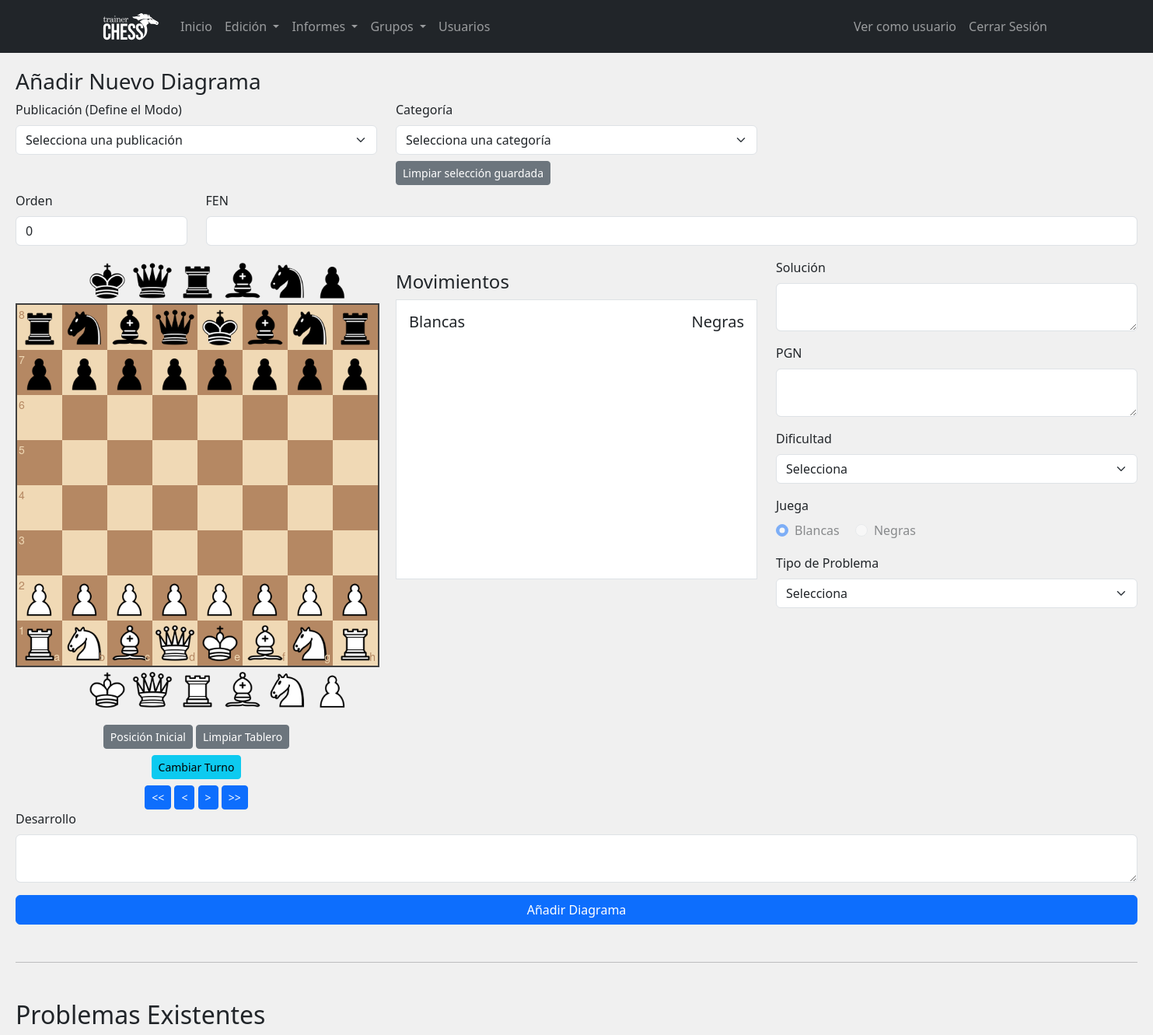
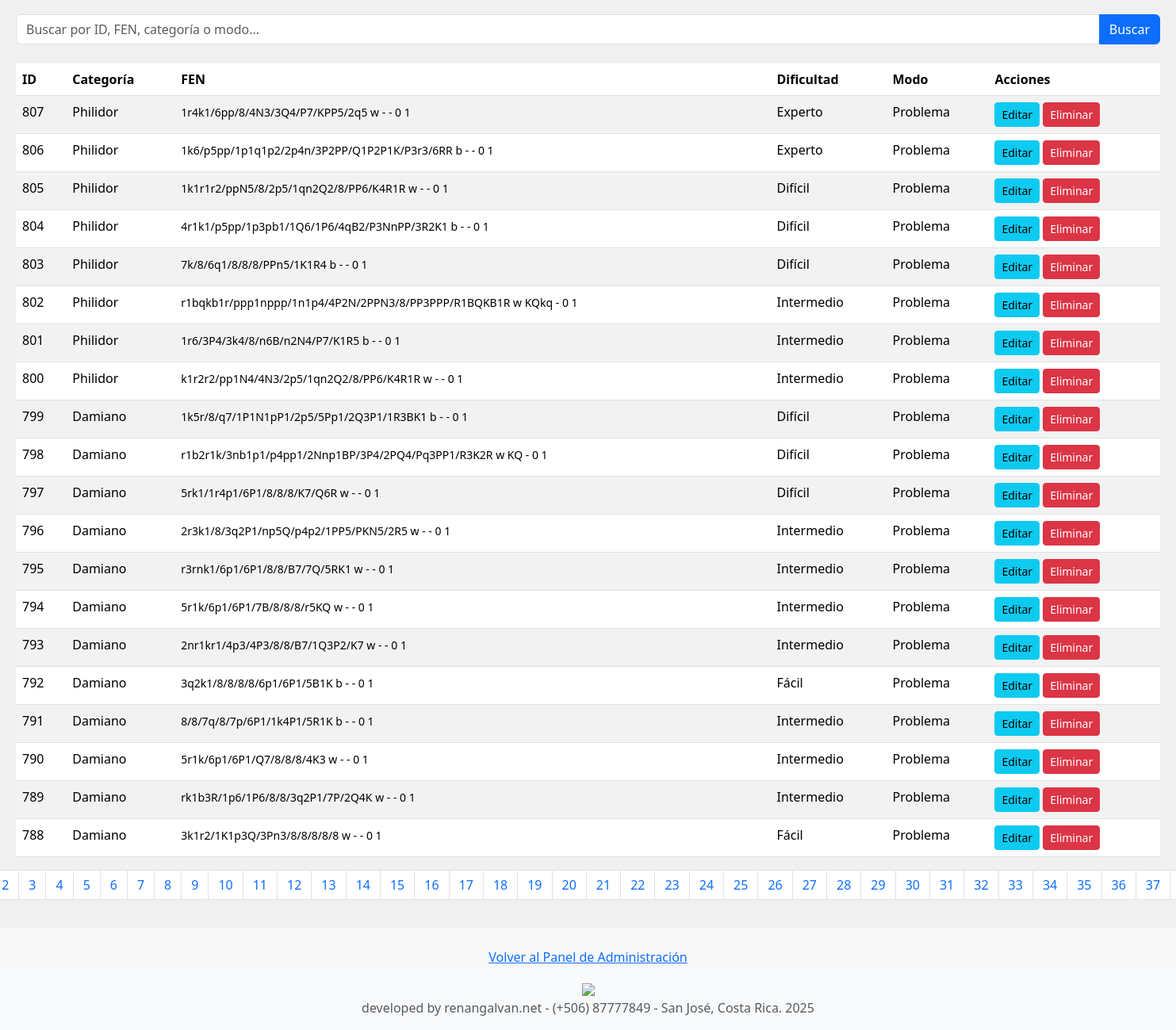
Page /admin/anadir_problema.php (signed in) on the committed database (2 pictures, top to bottom).
### tables this page shows
CREATE TABLE `problemas` (
  `id_problemas` int(11) NOT NULL,
  `id_categorias` int(11) NOT NULL,
  `numero` int(11) NOT NULL DEFAULT 0,
  `fen` text NOT NULL,
  `solucion` varchar(255) NOT NULL,
  `pgn` text DEFAULT NULL,
  `dificultad` enum('Fácil','Intermedio','Difícil','Experto') NOT NULL,
  `juega` enum('blancas','negras') NOT NULL,
  `tipo_problema` enum('Mate en 1','Mate en 2','Mate en 3','Mate en 4','Mate en 5','Mate en 6','Mate en 7','Mate en 8','Ganan Blancas','Ganan Negras') NOT NULL,
  `desarrollo` text DEFAULT NULL,
  `creado_por_id_usuario` int(11) DEFAULT NULL,
  `fecha_creacion` timestamp NOT NULL DEFAULT current_timestamp(),
  `modo` enum('problema','estudio') NOT NULL DEFAULT 'problema',
  `variante_nombre` varchar(255) DEFAULT NULL,
  `orden` int(11) NOT NULL DEFAULT 0
);

CREATE TABLE `categorias` (
  `id_categorias` int(11) NOT NULL,
  `id_publicacion` int(11) NOT NULL,
  `nombre_categoria` varchar(255) NOT NULL,
  `fecha_creacion` timestamp NOT NULL DEFAULT current_timestamp(),
  `imagen_categoria` varchar(255) DEFAULT NULL,
  `imagen_insignia` varchar(255) DEFAULT NULL,
  `estado` tinyint(1) NOT NULL DEFAULT 0 COMMENT '0: inactivo, 1: activo'
);

### admin/anadir_problema.php (the view, shortened to what this page needs)
<?php
require_once 'includes/header.php';
?>
    <main class="main-content" style="background-color: #f0f0f0;">
        <h3>Añadir Nuevo Diagrama</h3>
        <link rel="stylesheet" href="../css/chessboard-1.0.0.min.css">
        <form action="<?php echo htmlspecialchars($_SERVER["PHP_SELF"]); ?>" method="post">
            <div class="row mb-2">
                <div class="col-md-4">
                    <label for="id_publicacion" class="form-label">Publicación (Define el Modo)</label>
                    <select id="id_publicacion" name="id_publicacion" class="form-select" required>
                        <option value="">Selecciona una publicación</option>
                    </select>
                </div>
                <div class="col-md-4">
                    <label for="id_categorias" class="form-label">Categoría</label>
                    <select id="id_categorias" name="id_categorias" class="form-select" required>
                        <option value="">Selecciona una categoría</option>
                    </select>
                </div>
            </div>
            <div class="row mb-3">
                <div class="col-md-2" id="orden_wrapper">
                    <label for="orden" class="form-label">Orden</label>
                    <input type="number" name="orden" id="orden" class="form-control" value="0">
                </div>
                <div class="col-md-10">
                    <label for="fen" class="form-label">FEN</label>
                    <input type="text" name="fen" id="fen" class="form-control" required>
                </div>
            </div>
            <div class="row align-items-start">
                <div class="col-md-4">
                    <div id="board"></div>
                    <div class="text-center mt-3">
                        <button type="button" id="startBtn" class="btn btn-secondary btn-sm">Posición Inicial</button>
                        <button type="button" id="clearBtn" class="btn btn-secondary btn-sm">Limpiar Tablero</button>
                        <div class="mt-2">
                            <button type="button" id="toggleTurnBtn" class="btn btn-info btn-sm">Cambiar Turno</button>
                        </div>
                        <div class="mt-2">
                            <button type="button" id="pgn-first" class="btn btn-primary btn-sm"><<</button>
                            <button type="button" id="pgn-prev" class="btn btn-primary btn-sm"><</button>
                            <button type="button" id="pgn-next" class="btn btn-primary btn-sm">></button>
                            <button type="button" id="pgn-last" class="btn btn-primary btn-sm">>></button>
                        </div>
                    </div>
                </div>
                <div id="pgn-container" class="col-md-4 mt-3">
                    <h4>Movimientos</h4>
                    <div id="pgn-moves" class="border p-3 bg-white" style="height: 360px; overflow-y: auto;">
                        <div class="d-flex justify-content-between">
                            <h5 class="text-center">Blancas</h5>
                            <h5 class="text-center">Negras</h5>
                        </div>
                    </div>
                </div>
                <div class="col-md-4">
                    <div class="mb-3">
                        <label for="solucion" class="form-label">Solución</label>
                        <textarea name="solucion" id="solucion" class="form-control" required></textarea>
                    </div>
                    <div class="mb-3">
                        <label for="pgn" class="form-label">PGN</label>
                        <textarea name="pgn" id="pgn" class="form-control"></textarea>
                    </div>
                    <div class="mb-3">
                        <label for="dificultad" class="form-label">Dificultad</label>
                        <select name="dificultad" id="dificultad" class="form-select" required>
                            <option value="">Selecciona</option>
                        </select>
                    </div>
                    <div class="mb-3">
                        <label class="form-label">Juega</label>
                        <div>
                            <div class="form-check form-check-inline">
                                <input class="form-check-input" type="radio" name="juega_radio" id="juega_blancas" value="w" checked disabled="true">
                                <label class="form-check-label" for="juega_blancas">Blancas</label>
                            </div>
                            <div class="form-check form-check-inline">
                                <input class="form-check-input" type="radio" name="juega_radio" id="juega_negras" value="b" disabled="true">
                                <label class="form-check-label" for="juega_negras">Negras</label>
                            </div>
                        </div>
                    </div>
                    <div class="mb-3">
                        <label for="tipo_problema" class="form-label">Tipo de Problema</label>
                        <select name="tipo_problema" id="tipo_problema" class="form-select" required>
                            <option value="">Selecciona</option>
                        </select>
                    </div>
                </div>
            </div>
            <div class="mb-3">
                <label for="desarrollo" class="form-label">Desarrollo</label>
                <textarea name="desarrollo" id="desarrollo" class="form-control"></textarea>
            </div>
            <div class="d-grid">
                <button type="submit" class="btn btn-primary">Añadir Diagrama</button>
            </div>
        </form>
        <hr class="my-5">
        <h2 class="mb-4">Problemas Existentes</h2>
        <form action="" method="GET" class="mb-4">
            <div class="input-group">
                <input type="text" name="search" class="form-control" placeholder="Buscar por ID, FEN, categoría o modo..." value="<?php echo isset($_GET['search']) ? htmlspecialchars($_GET['search']) : ''; ?>">
                <button class="btn btn-primary" type="submit">Buscar</button>
            </div>
        </form>
        <?php
        $problemas_por_pagina = 20;
        $pagina_actual = isset($_GET['page']) ? (int)$_GET['page'] : 1;
        $offset = ($pagina_actual - 1) * $problemas_por_pagina;
        $search_term = '';
        $base_sql_count = "SELECT COUNT(*) as total FROM problemas p JOIN categorias c ON p.id_categorias = c.id_categorias";
        $base_sql_problemas = "SELECT p.id_problemas, p.fen, p.modo, p.dificultad, c.nombre_categoria
                               FROM problemas p
                               JOIN categorias c ON p.id_categorias = c.id_categorias";
        $params = [];
        $types = '';
        $where_clause = "";
        $sql_count = $base_sql_count . $where_clause;
        $stmt_count = $conn->prepare($sql_count);
        $stmt_count->execute();
        $total_problemas = $stmt_count->get_result()->fetch_assoc()['total'];
        $total_paginas = ceil($total_problemas / $problemas_por_pagina);
        $sql_problemas = $base_sql_problemas . $where_clause . " ORDER BY p.id_problemas DESC LIMIT ? OFFSET ?";
        $problemas_params = $params;
        $problemas_types = $types;
        $problemas_types .= 'ii';
        $problemas_params[] = $problemas_por_pagina;
        $problemas_params[] = $offset;
        $stmt_problemas = $conn->prepare($sql_problemas);
        if (!empty($problemas_params)) {
            $stmt_problemas->bind_param($problemas_types, ...$problemas_params);
        }
        $stmt_problemas->execute();
        $result_problemas = $stmt_problemas->get_result();
        ?>
        <div class="table-responsive">
            <table class="table table-striped table-hover">
                <thead class="thead-dark">
                    <tr>
                        <th>ID</th>
                        <th>Categoría</th>
                        <th>FEN</th>
                        <th>Dificultad</th>
                        <th>Modo</th>
                        <th>Acciones</th>
                    </tr>
                </thead>
                <tbody>
                    <?php if ($result_problemas && $result_problemas->num_rows > 0): ?>
                        <?php while($problema = $result_problemas->fetch_assoc()): ?>
                            <tr>
                                <td><?php echo $problema['id_problemas']; ?></td>
                                <td><?php echo htmlspecialchars($problema['nombre_categoria']); ?></td>
                                <td><small><?php echo htmlspecialchars($problema['fen']); ?></small></td>
                                <td><?php echo htmlspecialchars(ucfirst($problema['dificultad'])); ?></td>
                                <td><?php echo htmlspecialchars(ucfirst($problema['modo'])); ?></td>
                                <td>
                                    <a href="editar_problema.php?id=<?php echo $problema['id_problemas']; ?>" class="btn btn-sm btn-info">Editar</a>
                                    <a href="eliminar_problema.php?id=<?php echo $problema['id_problemas']; ?>" class="btn btn-sm btn-danger" onclick="return confirm('¿Estás seguro de que quieres eliminar este problema?');">Eliminar</a>
                                </td>
                            </tr>
                        <?php endwhile; ?>
                    <?php else: ?>
                        <tr>
                            <td colspan="5" class="text-center">No hay problemas para mostrar.</td>
                        </tr>
                    <?php endif; ?>
                </tbody>
            </table>
        </div>
        <nav aria-label="Paginación de problemas">
            <ul class="pagination justify-content-center">
                <?php if ($total_paginas > 1): ?>
                    <?php for ($i = 1; $i <= $total_paginas; $i++): ?>
                        <li class="page-item <?php echo ($i == $pagina_actual) ? 'active' : ''; ?>">
                            <a class="page-link" href="?page=<?php echo $i; ?>&search=<?php echo urlencode($search_term); ?>"><?php echo $i; ?></a>
                        </li>
                    <?php endfor; ?>
                <?php endif; ?>
            </ul>
        </nav>
    </main>
<?php require_once 'includes/footer.php'; ?>

### css/style.css (style rules this page uses)
main { flex: 1; padding: 20px; }
#board { width: 100% !important; touch-action: none; margin-top: 0; margin: 0 auto; }
.main-content { flex-grow: 1; background-color: #fff; */ }

### admin/anadir_problema.php (style rules this page uses)
#board { width: 100%; max-width: 100%; margin: 0 auto; }
.form-control, .form-select { background-color: #ffffff; }

### rows in the picture
problemas: id_problemas "807", id_categorias.nombre_categoria "Philidor", fen "1r4k1/6pp/8/4N3/3Q4/P7/KPP5/2q5 w - - 0 1", dificultad "Experto", modo "Problema"
problemas: id_problemas "806", id_categorias.nombre_categoria "Philidor", fen "1k6/p5pp/1p1q1p2/2p4n/3P2PP/Q1P2P1K/P3r3/6RR b - - 0 1", dificultad "Experto", modo "Problema"
problemas: id_problemas "805", id_categorias.nombre_categoria "Philidor", fen "1k1r1r2/ppN5/8/2p5/1qn2Q2/8/PP6/K4R1R w - - 0 1", dificultad "Difícil", modo "Problema"
problemas: id_problemas "804", id_categorias.nombre_categoria "Philidor", fen "4r1k1/p5pp/1p3pb1/1Q6/1P6/4qB2/P3NnPP/3R2K1 b - - 0 1", dificultad "Difícil", modo "Problema"
problemas: id_problemas "803", id_categorias.nombre_categoria "Philidor", fen "7k/8/6q1/8/8/8/PPn5/1K1R4 b - - 0 1", dificultad "Difícil", modo "Problema"
problemas: id_problemas "802", id_categorias.nombre_categoria "Philidor", fen "r1bqkb1r/ppp1nppp/1n1p4/4P2N/2PPN3/8/PP3PPP/R1BQKB1R w KQkq - 0 1", dificultad "Intermedio", modo "Problema"
problemas: id_problemas "801", id_categorias.nombre_categoria "Philidor", fen "1r6/3P4/3k4/8/n6B/n2N4/P7/K1R5 b - - 0 1", dificultad "Intermedio", modo "Problema"
problemas: id_problemas "800", id_categorias.nombre_categoria "Philidor", fen "k1r2r2/pp1N4/4N3/2p5/1qn2Q2/8/PP6/K4R1R w - - 0 1", dificultad "Intermedio", modo "Problema"
problemas: id_problemas "799", id_categorias.nombre_categoria "Damiano", fen "1k5r/8/q7/1P1N1pP1/2p5/5Pp1/2Q3P1/1R3BK1 b - - 0 1", dificultad "Difícil", modo "Problema"
problemas: id_problemas "798", id_categorias.nombre_categoria "Damiano", fen "r1b2r1k/3nb1p1/p4pp1/2Nnp1BP/3P4/2PQ4/Pq3PP1/R3K2R w KQ - 0 1", dificultad "Difícil", modo "Problema"
problemas: id_problemas "797", id_categorias.nombre_categoria "Damiano", fen "5rk1/1r4p1/6P1/8/8/8/K7/Q6R w - - 0 1", dificultad "Difícil", modo "Problema"
problemas: id_problemas "796", id_categorias.nombre_categoria "Damiano", fen "2r3k1/8/3q2P1/np5Q/p4p2/1PP5/PKN5/2R5 w - - 0 1", dificultad "Intermedio", modo "Problema"
problemas: id_problemas "795", id_categorias.nombre_categoria "Damiano", fen "r3rnk1/6p1/6P1/8/8/B7/7Q/5RK1 w - - 0 1", dificultad "Intermedio", modo "Problema"
problemas: id_problemas "794", id_categorias.nombre_categoria "Damiano", fen "5r1k/6p1/6P1/7B/8/8/8/r5KQ w - - 0 1", dificultad "Intermedio", modo "Problema"
problemas: id_problemas "793", id_categorias.nombre_categoria "Damiano", fen "2nr1kr1/4p3/4P3/8/8/B7/1Q3P2/K7 w - - 0 1", dificultad "Intermedio", modo "Problema"
problemas: id_problemas "792", id_categorias.nombre_categoria "Damiano", fen "3q2k1/8/8/8/8/6p1/6P1/5B1K b - - 0 1", dificultad "Fácil", modo "Problema"
problemas: id_problemas "791", id_categorias.nombre_categoria "Damiano", fen "8/8/7q/8/7p/6P1/1k4P1/5R1K b - - 0 1", dificultad "Intermedio", modo "Problema"
problemas: id_problemas "790", id_categorias.nombre_categoria "Damiano", fen "5r1k/6p1/6P1/Q7/8/8/8/4K3 w - - 0 1", dificultad "Intermedio", modo "Problema"
problemas: id_problemas "789", id_categorias.nombre_categoria "Damiano", fen "rk1b3R/1p6/1P6/8/8/3q2P1/7P/2Q4K w - - 0 1", dificultad "Intermedio", modo "Problema"
problemas: id_problemas "788", id_categorias.nombre_categoria "Damiano", fen "3k1r2/1K1p3Q/3Pn3/8/8/8/8/8 w - - 0 1", dificultad "Fácil", modo "Problema"
